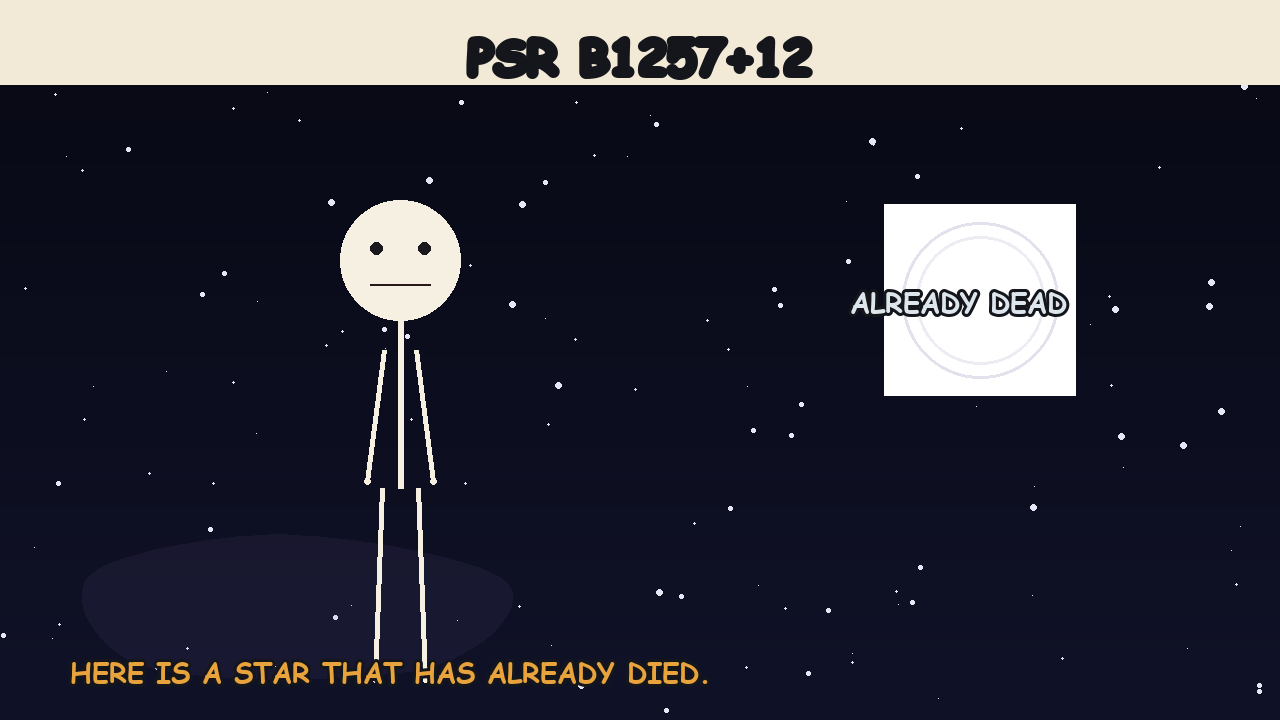
#> input picture work/study/_cf_hook2.png, 1280 x 720 px
$ python measure_real.py _cf_hook2.png
#> lines starting #> are read from the running program, lines starting #| are printed output that depends on the picture; after the words box and inside, x2 and y2 are one past the last pixel; in counts of white or black regions, pixels touching at a corner belong together
from PIL import Image
import numpy as np, sys, collections

p = sys.argv[1]
im = Image.open(p).convert('RGB'); a = np.asarray(im).astype(int)
#> further down, im is the input picture: PIL image 1280x720 RGB; mean R, G, B 51.9, 51.7, 62.9
H,W,_ = a.shape
#> H = 720; W = 1280
print(f"=== {p}  {W}x{H} ===")
#| === _cf_hook2.png  1280x720 ===

# 1. title strip: find rows that are near-uniform white
rowmean = a.mean(axis=(1,2))
#> rowmean = 720 values, max 230 at index 0, min 13.67 at index 90, mean 55.5
white_rows=[y for y in range(H) if rowmean[y]>246 and a[y].std()<6]
#> white_rows = []
print("near-white uniform rows:", (min(white_rows),max(white_rows)) if white_rows else None, "count",len(white_rows))
#| near-white uniform rows: None count 0
# contiguous run from top
if white_rows:
    y0=0
    while y0+1 in white_rows: y0+=1
    print(f"  -> title strip height = {y0+1}px (rows 0..{y0})")

# 2. stroke width: scan a column through a dark outline on the mountain ridge
dark = (a.sum(axis=2) < 200)
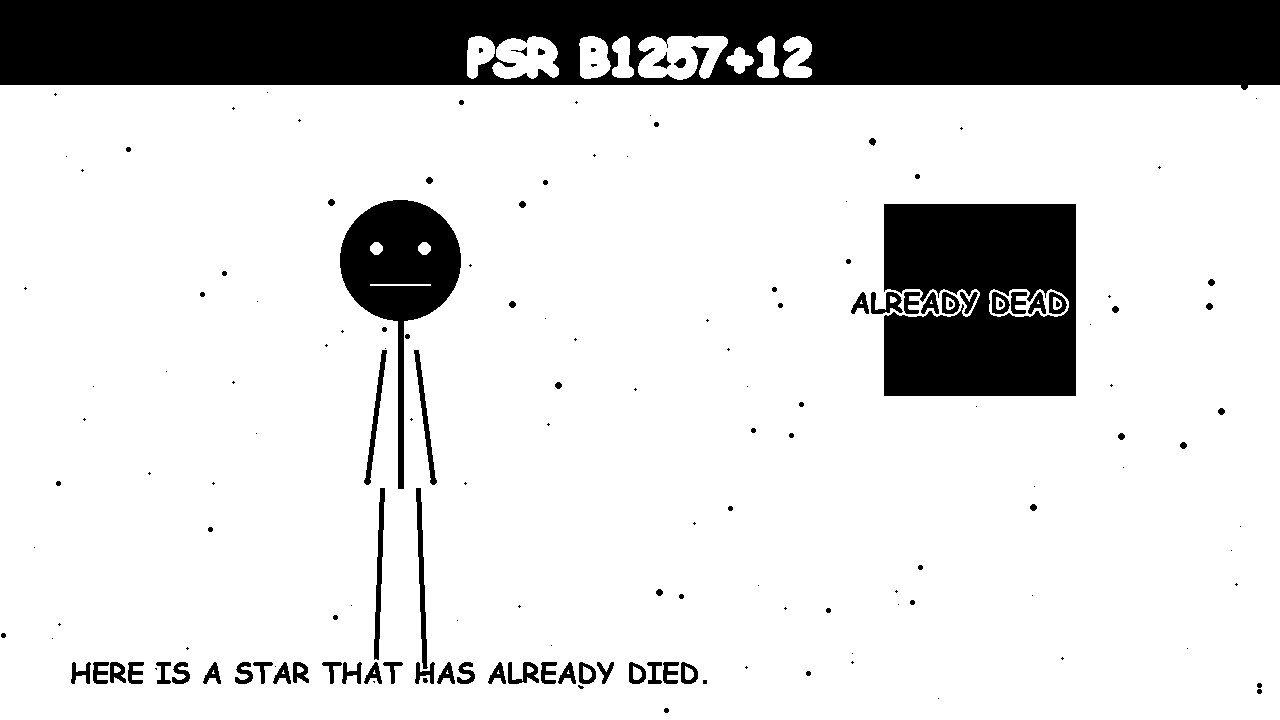
#> dark: shape (720, 1280) bool; 83% white; 168 black regions (73 under 20 px), largest, box (x1, y1, x2, y2) and area: (0, 0, 1280, 90) 99176, (884, 204, 1076, 396) 32792, (340, 200, 461, 489) 12125
col_runs=[]
for y in range(int(H*0.45), int(H*0.52)):
    xs=np.where(dark[y])[0]
    if len(xs)==0: continue
    # group consecutive
    grp=[]; start=xs[0]; prev=xs[0]
    for x in xs[1:]:
        if x>prev+2:
            grp.append((start,prev)); start=x
        prev=x
    grp.append((start,prev))
    for g in grp:
        col_runs.append(g[1]-g[0]+1)
#> after the loop, col_runs = 212 values, max 480 at index 1, min 1 at index 41, mean 253.8
if col_runs:
    print("  ridge stroke widths px:", sorted(col_runs)[:12], " median", int(np.median(col_runs)))
#|   ridge stroke widths px: [1, 1, 1, 2, 2, 10, 10, 10, 10, 11, 11, 11]  median 204

# 3. dominant colors (k-means-ish via quantize)
q = im.quantize(colors=8, method=Image.MEDIANCUT).convert('RGB')
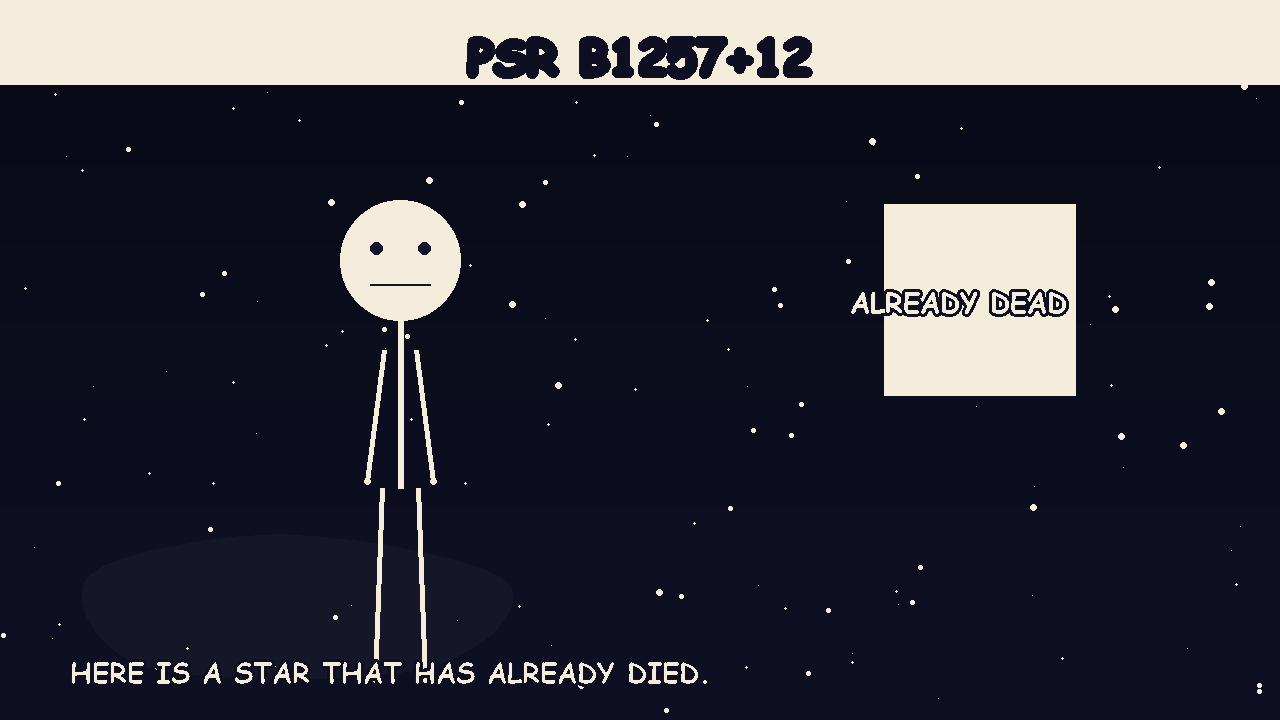
#> q: PIL image 1280x720 RGB; mean R, G, B 51.5, 51.2, 62.5
cnt=collections.Counter(q.getdata())
#> cnt = {(244, 237, 220): 155032, (22, 22, 41): 49708, (14, 15, 35): 228010, (9, 10, 23): 100954, (10, 11, 25): 89809, (11, 12, 27): 78148, (12, 13, 29): 86078, (12, 14, 32): 133861}
tot=sum(cnt.values())
#> tot = 921600
print("  dominant colors:")
for c,n in cnt.most_common(8):
    print(f"    #{c[0]:02X}{c[1]:02X}{c[2]:02X}  {100*n/tot:5.1f}%")
#> this loop made 8 passes
#> (c, n) on passes 1 to 8: ((14, 15, 35), 228010), ((244, 237, 220), 155032), ((12, 14, 32), 133861), ((9, 10, 23), 100954), ((10, 11, 25), 89809), ((12, 13, 29), 86078), ((11, 12, 27), 78148), ((22, 22, 41), 49708)
#|     #0E0F23   24.7%
#|     #F4EDDC   16.8%
#|     #0C0E20   14.5%
#|     #090A17   11.0%
#|     #0A0B19    9.7%
#|     #0C0D1D    9.3%
#|     #0B0C1B    8.5%
#|     #161629    5.4%

# 4. head shading: is the white head actually flat?
# sample interior of the head circle (approx x 480,y 335 from visual)
def region_stats(x0,y0,x1,y1,label):
#> called with x0 = 455, y0 = 300, x1 = 525, y1 = 365, label = 'head interior'
    sub=a[y0:y1,x0:x1].reshape(-1,3)
    print(f"  {label}: mean={sub.mean(axis=0).astype(int)} std={sub.std(axis=0).astype(int)}")
#|   head interior: mean=[12 14 30] std=[19 19 19]
region_stats(455,300,525,365,"head interior")
region_stats(150,150,300,260,"sky")
#|   sky: mean=[ 9 11 24] std=[0 0 0]
